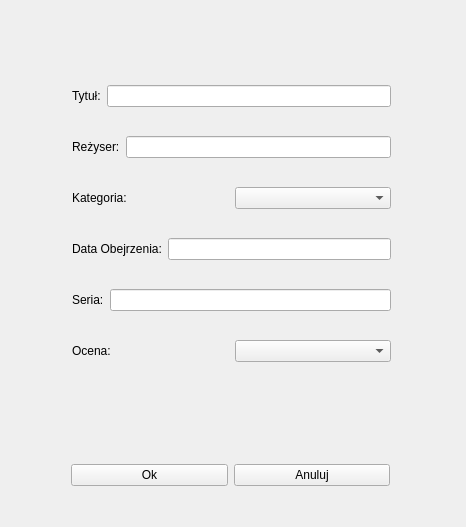
<?xml version="1.0" encoding="UTF-8"?>
<ui version="4.0">
 <class>AddWindowClass</class>
 <widget class="QWidget" name="AddWindowClass">
  <property name="geometry">
   <rect>
    <x>0</x>
    <y>0</y>
    <width>466</width>
    <height>527</height>
   </rect>
  </property>
  <property name="windowTitle">
   <string>AddWindow</string>
  </property>
  <widget class="QWidget" name="layoutWidget">
   <property name="geometry">
    <rect>
     <x>60</x>
     <y>450</y>
     <width>341</width>
     <height>51</height>
    </rect>
   </property>
   <layout class="QHBoxLayout" name="horizontalLayout_5">
    <item>
     <widget class="QPushButton" name="pushButton">
      <property name="text">
       <string>Ok</string>
      </property>
     </widget>
    </item>
    <item>
     <widget class="QPushButton" name="pushButton_2">
      <property name="text">
       <string>Anuluj</string>
      </property>
     </widget>
    </item>
   </layout>
  </widget>
  <widget class="QWidget" name="">
   <property name="geometry">
    <rect>
     <x>61</x>
     <y>51</y>
     <width>341</width>
     <height>351</height>
    </rect>
   </property>
   <layout class="QVBoxLayout" name="verticalLayout">
    <item>
     <layout class="QHBoxLayout" name="horizontalLayout">
      <item>
       <widget class="QLabel" name="label">
        <property name="text">
         <string>Tytuł:</string>
        </property>
       </widget>
      </item>
      <item>
       <widget class="QLineEdit" name="text_title"/>
      </item>
     </layout>
    </item>
    <item>
     <layout class="QHBoxLayout" name="horizontalLayout_2">
      <item>
       <widget class="QLabel" name="label_2">
        <property name="text">
         <string>Reżyser:</string>
        </property>
       </widget>
      </item>
      <item>
       <widget class="QLineEdit" name="text_director"/>
      </item>
     </layout>
    </item>
    <item>
     <layout class="QHBoxLayout" name="horizontalLayout_3">
      <item>
       <widget class="QLabel" name="label_3">
        <property name="text">
         <string>Kategoria:</string>
        </property>
       </widget>
      </item>
      <item>
       <widget class="QComboBox" name="comboBox"/>
      </item>
     </layout>
    </item>
    <item>
     <layout class="QHBoxLayout" name="horizontalLayout_4">
      <item>
       <widget class="QLabel" name="label_4">
        <property name="text">
         <string>Data Obejrzenia:</string>
        </property>
       </widget>
      </item>
      <item>
       <widget class="QLineEdit" name="text_dates"/>
      </item>
     </layout>
    </item>
    <item>
     <layout class="QHBoxLayout" name="horizontalLayout_6">
      <item>
       <widget class="QLabel" name="label_6">
        <property name="text">
         <string>Seria:</string>
        </property>
       </widget>
      </item>
      <item>
       <widget class="QLineEdit" name="text_series"/>
      </item>
     </layout>
    </item>
    <item>
     <layout class="QHBoxLayout" name="horizontalLayout_7">
      <item>
       <widget class="QLabel" name="label_5">
        <property name="text">
         <string>Ocena:</string>
        </property>
       </widget>
      </item>
      <item>
       <widget class="QComboBox" name="comboBox_2"/>
      </item>
     </layout>
    </item>
   </layout>
  </widget>
 </widget>
 <layoutdefault spacing="6" margin="11"/>
 <resources/>
 <connections>
  <connection>
   <sender>pushButton_2</sender>
   <signal>clicked()</signal>
   <receiver>AddWindowClass</receiver>
   <slot>close()</slot>
   <hints>
    <hint type="sourcelabel">
     <x>274</x>
     <y>366</y>
    </hint>
    <hint type="destinationlabel">
     <x>314</x>
     <y>400</y>
    </hint>
   </hints>
  </connection>
  <connection>
   <sender>pushButton</sender>
   <signal>clicked()</signal>
   <receiver>AddWindowClass</receiver>
   <slot>acceptAddition()</slot>
   <hints>
    <hint type="sourcelabel">
     <x>136</x>
     <y>362</y>
    </hint>
    <hint type="destinationlabel">
     <x>43</x>
     <y>323</y>
    </hint>
   </hints>
  </connection>
 </connections>
 <slots>
  <slot>acceptAddition()</slot>
 </slots>
</ui>
